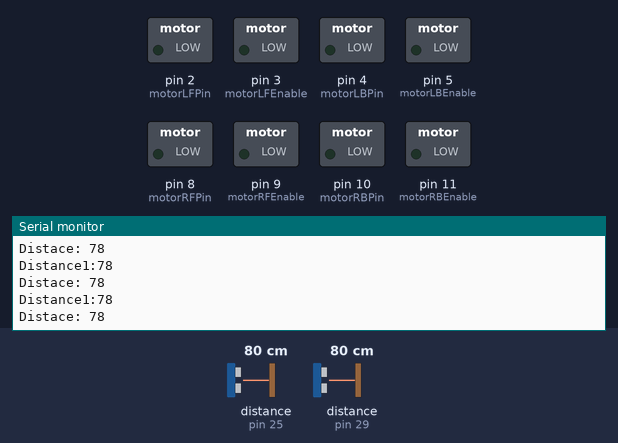
Bench run of a sketch on a simulated Arduino Mega 2560, built with avr-gcc and run on an emulated ATmega2560. Shown: switched loads named in the sketch (green lamp = pin HIGH), the last lines printed to the serial monitor. Wiring (inferred from the names in the program): 2 × ultrasonic range finder: trigger pin 23, echo pin 25 / trigger pin 27, echo pin 29. The test bench sets the inputs (shaded band); at power-on: distance to the obstacle (sensors on pin 25, pin 29) 80 cm. The echo pulse lasts 58.3 µs per cm; pins used as bus, display or sensor lines are not drawn.

Above: at 1.2 s.
1.3 s: distance to the obstacle (sensor on pin 25) set to 120 cm
At 1.8 s:
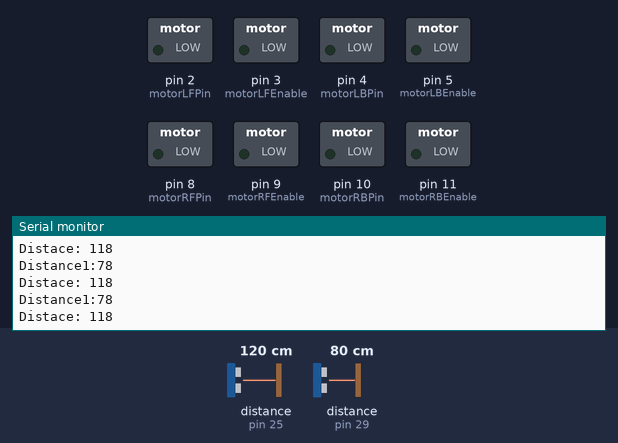
4.3 s: distance to the obstacle (sensor on pin 29) set to 2 cm
At 4.8 s:
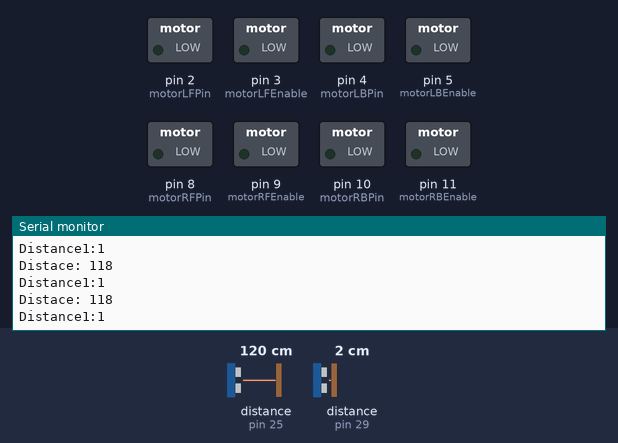
Timing chart, 0 to 7.3 s (numbered marks = the images above; inputs shaded):
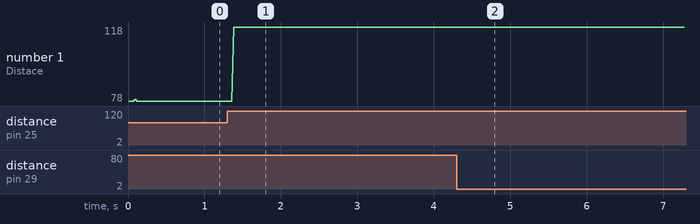

The sketch:

sketch_sep05a.ino
```cpp
const int trigpin = 23;
const int echopin = 25;
const int trigpin1  = 27;
const int echopin1 = 29;

long duration;
int distance;
long duration1;
int distance1;

/*counter*/

 int counter = 0;
 boolean isobject = false;

/*Linefollower*/


const int motorLFPin = 2; // signal pin 1 for the right motor, connect to IN1
const int motorLFEnable = 3; // enable pin for the right motor (PWM enabled)

const int motorLBPin = 4; // signal pin 1 for the left motor, connect to IN3
const int motorLBEnable = 5; // enable pin for the left motor (PWM enabled)

const int motorRFPin = 8; // signal pin 1 for the right motor, connect to IN1
const int motorRFEnable = 9; // enable pin for the right motor (PWM enabled)

const int motorRBPin = 10; // signal pin 1 for the left motor, connect to IN3
const int motorRBEnable = 11; // enable pin for the left motor (PWM enabled)


const int irPinsF[8] = {22,24,26,28,30,32,34,36};
const int irPinsM[8] = {38,40,42,44,46,48,50,52};
int irSensorDigitalF[8] = {0,0,0,0,0,0,0,0};
int irSensorDigitalM[8] = {0,0,0,0,0,0,0,0};
int i,j = 0;
int d = 1000;

int irSensors_Front= B00000000;
int irSensors_Middle= B00000000;

int motorLSpeed = 255;
int motorRSpeed = 255;
int error = 140;   // 145 best 200  //  normal 255  // mad 0


void setup() {
/*ultrasonic*/
pinMode(trigpin, OUTPUT);
pinMode(echopin, INPUT);
pinMode(trigpin1,OUTPUT);
pinMode(echopin1,INPUT);
Serial.begin(9600);
/*Linefollower*/


pinMode(motorLFPin,OUTPUT);
pinMode(motorLFEnable,OUTPUT);
pinMode(motorLBPin,OUTPUT);
pinMode(motorLBEnable,OUTPUT);
pinMode(motorRFPin,OUTPUT);
pinMode(motorRFEnable,OUTPUT);
pinMode(motorRBPin,OUTPUT);
pinMode(motorRBEnable,OUTPUT);
  /* Set-up IR sensor pins as input */
for (int i = 0; i <= 7; i++)
{pinMode(irPinsF[i], INPUT);}
for (int i = 0; i <= 7; i++)
{pinMode(irPinsM[i], INPUT);}


}


void loop()
{

//scanD();
//check();
Distance();


}

void check(){


  //Serial.print("Counter = ");
  //Serial.println(counter);
  //Distance();
    // if (distance1 <= 10){
      //   stopme();
       //}
    //if(counter == 3){
     //Serial.println("Turn Around");    }
  //else{


     switch (irSensors_Front) {

     case B00000000: // on white paper
     stopme();
     break;

     case B10000000: // leftmost sensor on the line
     Hardright();
     break;

     case B01000000:
     SoftrightS();
     break;

     case B00100000:
     HardrightS();
     break;


     case B00010000:
     SoftrightS();
     break;

     case B00001000:
     SoftleftS();
     break;

     case B00000100:
     HardleftS();
     break;

     case B00000010:
     HardleftS();
     break;

     case B00000001:
     Hardleft();
     break;

     case B11000000:
     SoftrightS1();
     break;

     case B01100000:
     SoftrightS2();
     break;

     case B00110000:
     SoftrightS4();
     break;

     case B00011000:
     Go_Front();
     break;

     case B00001100:
     SoftleftS3();
     break;

     case B00000110:
     SoftleftS3();
     break;

     case B00000011:
     SoftleftS1();
     break;

     case B11100000:
     SoftrightS2();
     break;

     case B01110000:
     SoftrightS3();
     break;

     case B00111000:
     SoftrightS4();
     break;

     case B00011100:
     SoftleftS4();
     break;

     case B00001110:
     SoftleftS3();
     break;

     case B00000111:
     SoftleftS2();
     break;
/*here we have straght line*/
     case B11110000:
     SoftrightS4();
     break;

     case B01111000:
      SoftrightS5();
     break;

     case B00111100:
     Go_Front();
     break;

     case B00011110:
     SoftleftS5();
     break;

     case B00001111:
     SoftleftS4();
     break;
/*bigger than straight line */

     case B11111000:
     SoftrightS5();
     break;

     case B01111100:
     SoftrightS5();
     break;

     case B00111110:
     SoftleftS5();
     break;

     case B00011111:
     SoftleftS5();
     break;

     case B11111100:
     SoftrightS5();
     break;

     case B01111110:
     Go_Front();
     break;

     case B00111111:
     SoftleftS();
     break;


     case B11111110:
     SoftrightS();
     break;

     case B01111111:
     SoftleftS();
     break;

     case B11111111:
      stopme();

     break;


     default:

     Serial.print("Unhandled case: ");


}
}
//}


void scanD()
{
  for ( byte count = 0; count < 8;count++ )
{
  bitWrite(irSensors_Front, count, digitalRead( irPinsF[count] ));
}
//Serial.println(irSensors_Front);
}


void SoftrightS()  //turn left
{
     Serial.println("                         softrightS");
     analogWrite(motorLFEnable, motorRSpeed);
     digitalWrite(motorLFPin, LOW);


     analogWrite(motorLBEnable, motorLSpeed);
     digitalWrite(motorLBPin, LOW);

     analogWrite(motorRFEnable, motorRSpeed/1.6);
     digitalWrite(motorRFPin, LOW);


     analogWrite(motorRBEnable, motorLSpeed);
     digitalWrite(motorRBPin, LOW);

}


void SoftleftS()  //turn left
{
     Serial.println("                         softleft");
     analogWrite(motorLFEnable, motorRSpeed/1.6);
     digitalWrite(motorLFPin, LOW);


     analogWrite(motorLBEnable, motorLSpeed/1.6);
     digitalWrite(motorLBPin, LOW);

     analogWrite(motorRFEnable, motorRSpeed);
     digitalWrite(motorRFPin, LOW);


     analogWrite(motorRBEnable, motorLSpeed);
     digitalWrite(motorRBPin, LOW);

}


void SoftrightS1()

{
     Serial.println("                      SoftrightS1");
     analogWrite(motorLFEnable, motorRSpeed);
     digitalWrite(motorLFPin, LOW);


     analogWrite(motorLBEnable, motorLSpeed);
     digitalWrite(motorLBPin, LOW);

     analogWrite(motorRFEnable, motorRSpeed/1.5);
     digitalWrite(motorRFPin, LOW);


     analogWrite(motorRBEnable, motorLSpeed/1.5);
     digitalWrite(motorRBPin, LOW);


}

void SoftleftS1()  //turn left
{
     Serial.println("                         Softlefts1");
     analogWrite(motorLFEnable, motorRSpeed/1.5);
     digitalWrite(motorLFPin, LOW);


     analogWrite(motorLBEnable, motorLSpeed/1.5);
     digitalWrite(motorLBPin, LOW);

     analogWrite(motorRFEnable, motorRSpeed);
     digitalWrite(motorRFPin, LOW);


     analogWrite(motorRBEnable, motorLSpeed);
     digitalWrite(motorRBPin, LOW);
}


void SoftrightS2()

{
     Serial.println("                      Softright2");
     analogWrite(motorLFEnable, motorRSpeed);
     digitalWrite(motorLFPin, LOW);


     analogWrite(motorLBEnable, motorLSpeed);
     digitalWrite(motorLBPin, LOW);

     analogWrite(motorRFEnable, motorRSpeed/1.4);
     digitalWrite(motorRFPin, LOW);


     analogWrite(motorRBEnable, motorLSpeed/1.4);
     digitalWrite(motorRBPin, LOW);


}

void SoftleftS2()  //turn left
{
     Serial.println("                         Softleft2");
     analogWrite(motorLFEnable, motorRSpeed/1.4);
     digitalWrite(motorLFPin, LOW);


     analogWrite(motorLBEnable, motorLSpeed/1.4);
     digitalWrite(motorLBPin, LOW);

     analogWrite(motorRFEnable, motorRSpeed);
     digitalWrite(motorRFPin, LOW);


     analogWrite(motorRBEnable, motorLSpeed);
     digitalWrite(motorRBPin, LOW);
}


void SoftrightS3()

{
     Serial.println("                      SoftrightS3");
     analogWrite(motorLFEnable, motorRSpeed);
     digitalWrite(motorLFPin, LOW);


     analogWrite(motorLBEnable, motorLSpeed);
     digitalWrite(motorLBPin, LOW);

     analogWrite(motorRFEnable, motorRSpeed/1.3);
     digitalWrite(motorRFPin, LOW);


     analogWrite(motorRBEnable, motorLSpeed/1.3);
     digitalWrite(motorRBPin, LOW);


}

void SoftleftS3()  //turn left
{
     Serial.println("                         Softleft3");
     analogWrite(motorLFEnable, motorRSpeed/1.3);
     digitalWrite(motorLFPin, LOW);


     analogWrite(motorLBEnable, motorLSpeed/1.3);
     digitalWrite(motorLBPin, LOW);

     analogWrite(motorRFEnable, motorRSpeed);
     digitalWrite(motorRFPin, LOW);


     analogWrite(motorRBEnable, motorLSpeed);
     digitalWrite(motorRBPin, LOW);


}


void SoftrightS4()

{
     Serial.println("                      softRight4");
     analogWrite(motorLFEnable, motorRSpeed);
     digitalWrite(motorLFPin, LOW);


     analogWrite(motorLBEnable, motorLSpeed);
     digitalWrite(motorLBPin, LOW);

     analogWrite(motorRFEnable, motorRSpeed/1.2);
     digitalWrite(motorRFPin, LOW);


     analogWrite(motorRBEnable, motorLSpeed/1.2);
     digitalWrite(motorRBPin, LOW);


}

void SoftleftS4()  //turn left
{
     Serial.println("                         Softleft4");
     analogWrite(motorLFEnable, motorRSpeed/1.2);
     digitalWrite(motorLFPin, LOW);


     analogWrite(motorLBEnable, motorLSpeed/1.2);
     digitalWrite(motorLBPin, LOW);

     analogWrite(motorRFEnable, motorRSpeed);
     digitalWrite(motorRFPin, LOW);


     analogWrite(motorRBEnable, motorLSpeed);
     digitalWrite(motorRBPin, LOW);


}


void SoftrightS5()

{
     Serial.println("                      SoftrightS5");
     analogWrite(motorLFEnable, motorRSpeed);
     digitalWrite(motorLFPin, LOW);


     analogWrite(motorLBEnable, motorLSpeed);
     digitalWrite(motorLBPin, LOW);

     analogWrite(motorRFEnable, motorRSpeed/1.1);
     digitalWrite(motorRFPin, LOW);


     analogWrite(motorRBEnable, motorLSpeed/1.1);
     digitalWrite(motorRBPin, LOW);


}


void SoftleftS5()  //turn left
{
     Serial.println("                         Softleft5");
     analogWrite(motorLFEnable, motorRSpeed/1.1);
     digitalWrite(motorLFPin, LOW);


     analogWrite(motorLBEnable, motorLSpeed/1.1);
     digitalWrite(motorLBPin, LOW);

     analogWrite(motorRFEnable, motorRSpeed);
     digitalWrite(motorRFPin, LOW);


     analogWrite(motorRBEnable, motorLSpeed);
     digitalWrite(motorRBPin, LOW);


}


void HardrightS()

{
     Serial.println("                      HardRight");
     analogWrite(motorLFEnable, motorRSpeed);
     digitalWrite(motorLFPin, LOW);


     analogWrite(motorLBEnable, motorLSpeed);
     digitalWrite(motorLBPin, LOW);

     analogWrite(motorRFEnable, motorRSpeed/2);
     digitalWrite(motorRFPin, LOW);


     analogWrite(motorRBEnable, motorLSpeed/2);
     digitalWrite(motorRBPin, LOW);


}


void HardleftS()  //turn left
{
     Serial.println("                         Hardleft");
     analogWrite(motorLFEnable, motorRSpeed/2);
     digitalWrite(motorLFPin, LOW);


     analogWrite(motorLBEnable, motorLSpeed/2);
     digitalWrite(motorLBPin, LOW);

     analogWrite(motorRFEnable, motorRSpeed);
     digitalWrite(motorRFPin, LOW);


     analogWrite(motorRBEnable, motorLSpeed);
     digitalWrite(motorRBPin, LOW);

}

void Go_Front()
{
    Serial.println("                         forward ");
     analogWrite(motorLFEnable, motorRSpeed);
     digitalWrite(motorLFPin, LOW);


     analogWrite(motorLBEnable, motorLSpeed);
     digitalWrite(motorLBPin, LOW);

     analogWrite(motorRFEnable, motorRSpeed);
     digitalWrite(motorRFPin, LOW);


     analogWrite(motorRBEnable, motorLSpeed);
     digitalWrite(motorRBPin, LOW);

}

void stopme()
{
     Serial.println("                         stop");
     analogWrite(motorLFEnable, 0);
     digitalWrite(motorLFPin, LOW);


     analogWrite(motorLBEnable, 0);
     digitalWrite(motorLBPin, LOW);

     analogWrite(motorRFEnable, 0);
     digitalWrite(motorRFPin, LOW);


     analogWrite(motorRBEnable, 0);
     digitalWrite(motorRBPin, LOW);

}

void Go_Back()
{
    Serial.println("                         forward ");
     analogWrite(motorLFEnable, motorRSpeed);
     digitalWrite(motorLFPin, HIGH);


     analogWrite(motorLBEnable, motorLSpeed);
     digitalWrite(motorLBPin, HIGH);

     analogWrite(motorRFEnable, motorRSpeed);
     digitalWrite(motorRFPin, HIGH);


     analogWrite(motorRBEnable, motorLSpeed);
     digitalWrite(motorRBPin, HIGH);

}


void Turnleft()
{
  /*move left to find the line!*/


     Serial.println("                         search");
    analogWrite(motorLFEnable, 0);
     digitalWrite(motorLFPin, LOW);


     analogWrite(motorLBEnable, 0);
     digitalWrite(motorLBPin, LOW);

     analogWrite(motorRFEnable, 150);
     digitalWrite(motorRFPin, LOW);


     analogWrite(motorRBEnable, 150);
     digitalWrite(motorRBPin, LOW);

     delay(500);

}


void Turnright()
{
  /*move left to find the line!*/


     Serial.println("                         search");
     analogWrite(motorLFEnable, 150);
     digitalWrite(motorLFPin, LOW);


     analogWrite(motorLBEnable, 150);
     digitalWrite(motorLBPin, LOW);

     analogWrite(motorRFEnable, 0);
     digitalWrite(motorRFPin, LOW);


     analogWrite(motorRBEnable, 0);
     digitalWrite(motorRBPin, LOW);

     delay(500);

}


void Hardright()

{
     Serial.println("                      HardRight");
     analogWrite(motorLFEnable, motorRSpeed);
     digitalWrite(motorLFPin, LOW);


     analogWrite(motorLBEnable, motorLSpeed);
     digitalWrite(motorLBPin, LOW);

     analogWrite(motorRFEnable, motorRSpeed/3);
     digitalWrite(motorRFPin, LOW);


     analogWrite(motorRBEnable, motorLSpeed/3);
     digitalWrite(motorRBPin, LOW);


}


void Hardleft()  //turn left
{
     Serial.println("                         Hardleft");
     analogWrite(motorLFEnable, motorRSpeed/3);
     digitalWrite(motorLFPin, LOW);


     analogWrite(motorLBEnable, motorLSpeed/3);
     digitalWrite(motorLBPin, LOW);

     analogWrite(motorRFEnable, motorRSpeed);
     digitalWrite(motorRFPin, LOW);


     analogWrite(motorRBEnable, motorLSpeed);
     digitalWrite(motorRBPin, LOW);


}

void Distance()
{
digitalWrite(trigpin, LOW);
delayMicroseconds(2);
digitalWrite(trigpin,HIGH);
delayMicroseconds(5);
digitalWrite(trigpin,LOW);
duration = pulseIn(echopin,HIGH);
distance = duration*0.034/2;

digitalWrite(trigpin1,LOW);
delayMicroseconds(2);
digitalWrite(trigpin1,HIGH);
delayMicroseconds(5);
digitalWrite(trigpin1,LOW);
duration1 = pulseIn(echopin1,HIGH);
distance1 = duration1*0.034/2;

Serial.print("Distace: ");
Serial.println(distance);

Serial.print("Distance1:");
Serial.println(distance1);

}
```

Measured:
- after the input at 1.3 s, the serial monitor: prints a new line after 0.09 s (image 1)
- after the input at 4.3 s, the serial monitor: prints a new line after 0.10 s (image 2)
- plotted number 1: 78 → 118 after the input at 1.3 s
